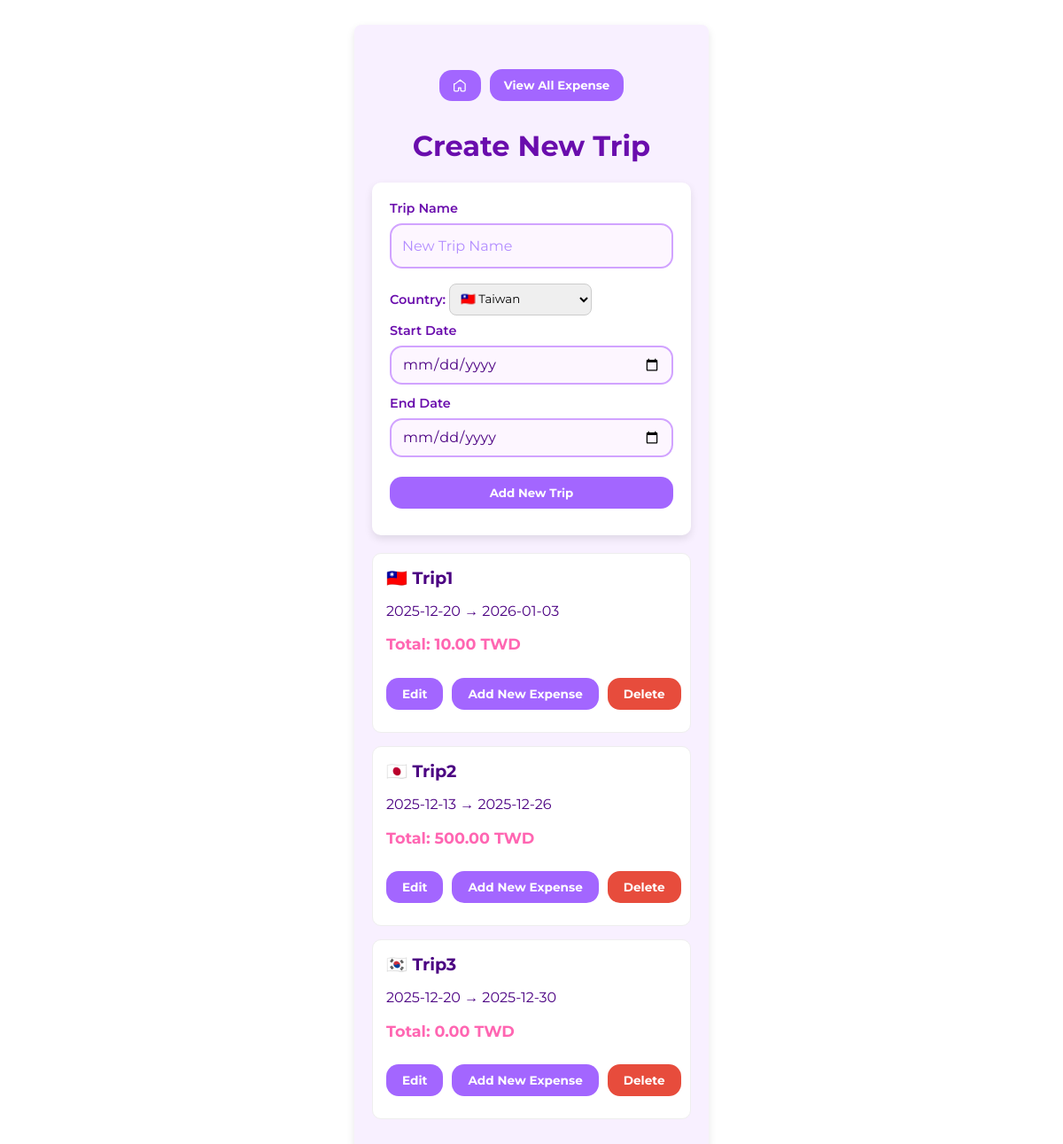
The page /tripSelection on the database its author committed.
### tables this page shows
CREATE TABLE trips (
                id INTEGER PRIMARY KEY,
                trip_name TEXT UNIQUE,
                start_date TEXT,
                end_date TEXT,
                
                country_id INTEGER,
                FOREIGN KEY(country_id) REFERENCES countries(id)
            );

### app.py (the view, shortened to what this page needs)
@app.route('/tripSelection', methods=['GET', 'POST'])
def tripSelection():
    with sqlite3.connect(DB_FILE) as conn:
        c = conn.cursor()
        countries = []
        errors = False
        db_trip_name = ''
        ui_trip_name = ''
        start_date = ''
        end_date = ''
        c.execute('SELECT * FROM countries')
        for r in c.fetchall():
            countries.append({
                'id': r[0],
                'country_name': r[1],
                'country_code': r[2],
                'flag': country_flag(r[2])
            })
        c.execute('''
                SELECT t.id, t.trip_name, t.start_date, t.end_date, c.country_code
                FROM trips t
                JOIN countries c ON t.country_id = c.id

        ''')
        trips_list = c.fetchall()
        trips_with_total = []
        for trip in trips_list:
            trip_id = trip[0]
            c.execute('''
                SELECT SUM(e.amount * r.rate_to_base)
                FROM expenses e
                JOIN exchange_rates r ON e.currency_id = r.currency_id
                WHERE e.trip_id = ?
            ''', (trip_id,))
            row = c.fetchone()
            total_in_base = row[0] if row[0] is not None else 0
            trips_with_total.append({
                'id': trip_id,
                'trip_name': trip[1],
                'start_date': trip[2],
                'end_date': trip[3],
                'flag': country_flag(trip[4]),
                'total_in_base': total_in_base
            })
        return render_template(
            'tripSelection.html',
            countries=countries,
            trips=trips_with_total,
            entered_trip_name=ui_trip_name,
            entered_start_date=start_date,
            entered_end_date=end_date
        )

### app.py (called while the page is built)
def country_flag(code):
    if not code or len(code) != 2:
        return ''
    return chr(0x1F1E6 + ord(code[0].upper()) - 65) + \
           chr(0x1F1E6 + ord(code[1].upper()) - 65)

### templates/tripSelection.html (shortened to what this page needs)
<!DOCTYPE html>
<html lang="en">
<head>
    <link rel="stylesheet" href="{{ url_for('static', filename='style.css') }}">
</head>
<body>
    <div class="container">
        <div class="button-row">
            <a href="{{ url_for('index') }}">
                <button class="btn btn-home">
                    <svg xmlns="http://www.w3.org/2000/svg" class="icon" fill="none" viewBox="0 0 24 24" stroke="currentColor">
                        <path stroke-linecap="round" stroke-linejoin="round" stroke-width="2"
                            d="M3 9l9-7 9 7v11a2 2 0 0 1-2 2h-4a2 2 0 0 1-2-2v-4H9v4a2 2 0 0 1-2 2H3a2 2 0 0 1-2-2V9z"/>
                    </svg>
                </button>
            </a>
            <a href="{{ url_for('viewExpense') }}">
                <button type="button" class="btn btn-equal">View All Expense</button>
            </a>
        </div>
        <h1>Create New Trip</h1>
        <form method="POST" class="form-box" id="trip-form" novalidate>
            <label>Trip Name</label>
            <input type="text" name="trip_name" class="input-field"
                placeholder="New Trip Name"
                value="{{ entered_trip_name|default('') }}">
            <label>
                Country:
                <select name="country_id">
                    {% for country in countries %}
                        <option value="{{ country.id }}" {% if selected_country == country.id %}selected{% endif %}>
                           {{ country.flag }} {{ country.country_name }}
                        </option>
                    {% endfor %}
                </select>
            </label>
            <label>Start Date</label>
            <input type="date" name="start_date" class="input-field"
                value="{{ entered_start_date|default('') }}">
            <label>End Date</label>
            <input type="date" name="end_date" class="input-field"
                value="{{ entered_start_date|default('') }}">
            <button type="submit" class="btn btn-submit">Add New Trip</button>
        </form>
        <ul class="trip-list">
            {% for trip in trips %}
            <li class="trip-card">
                <div class="trip-info">
                    <h3 class="trip-name">
                        <span class="trip-flag">{{ trip.flag }}</span>
                        <span class="trip-title">{{ trip.trip_name|title }}</span>
                    </h3>
                    <p class="trip-date">
                        {{ trip.start_date }} → {{ trip.end_date }}
                    </p>
                    <p class="trip-total">
                        Total: {{ "%.2f"|format(trip.total_in_base) }} TWD
                    </p>
                </div>
                <div class="trip-buttons">
                    <a href="{{ url_for('editTrip', trip_id=trip.id) }}" class="btn btn-submit">
                        Edit
                    </a>
                    <a href="{{ url_for('newExpense', trip_id=trip.id) }}" class="btn btn-submit">
                        Add New Expense
                    </a>
                    <button
                        type="button"
                        class="btn btn-delete"
                        data-id="{{ trip.id }}"
                        data-name="{{ trip.trip_name }}"
                    >
                        Delete
                    </button>
                </div>
            </li>
            {% endfor %}
        </ul>
    </div>
</body>
</html>

### static/style.css (style rules this page uses)
* { box-sizing: border-box; }
body { background-color: #fff; font-family: 'Montserrat', sans-serif; color: #4B0082; display: flex; justify-content: center; padding: 20px; }
button, input, select, textarea { font-family: inherit; }
.container { width: 100%; max-width: 400px; background-color: #f8f0ff; padding: 20px; border-radius: 8px; box-shadow: 0 4px 10px rgba(0, 0, 0, 0.1); box-sizing: border-box; }
h1 { text-align: center; color: #6a0dad; }
.form-box { display: flex; flex-direction: column; margin-bottom: 20px; }
label { margin-bottom: 10px; display: block; width: 100%; }
input, select { border-radius: 8px; border: 1px solid #ccc; }
select { padding: 8px; margin-top: 5px; }
.input-field, select.input-field { width: 100%; padding: 14px 12px; font-size: 1em; border-radius: 14px; border: 2px solid #d1a3ff; background-color: #fdf6ff; color: #4B0082; box-sizing: border-box; }
.input-field::placeholder { color: #b28cff; }
.form-box label { font-size: 0.9em; font-weight: 600; color: #6a0dad; margin-bottom: 8px; }
.form-box label + select, .form-box label + input { margin-bottom: 12px; }
.form-box { background-color: #fff; padding: 20px; border-radius: 10px; box-shadow: 0 4px 10px rgba(0,0,0,0.1); max-width: 500px; margin: 20px auto; }
input[type="date"] { width: 100%; max-width: 100%; min-width: 0; box-sizing: border-box; appearance: none; -webkit-appearance: none; -moz-appearance: none; display: block; }
input[type="date"].input-field { height: 44px; line-height: 1.2; }
.btn { background-color: #a366ff; color: white; border: none; padding: 10px 18px; margin: 10px 0; border-radius: 14px; cursor: pointer; font-weight: bold; text-decoration: none; white-space: nowrap; text-align: center; display: inline-block; }
.btn-delete { background-color: #e74c3c; color: white; border: none; cursor: pointer; }
.btn-submit { width: 100%; }
.button-row { display: flex; gap: 10px; justify-content: center; align-items: center; margin-top: 20px; }
.btn-home { padding: 10px 16px; display: flex; align-items: center; justify-content: center; }
.btn-home .icon { width: 15px; height: 15px; }
.btn-equal { flex: 1; padding: 10px 16px; }
.trip-list { list-style: none; padding: 0; margin: 0; }
.trip-card { background: white; border-radius: 10px; padding: 15px; margin-bottom: 15px; border: 1px solid #eee; transition: transform 0.2s, box-shadow 0.2s; }
.trip-date { display: flex; }
.trip-name { font-size: 1.2em; font-weight: bold; margin: 0; }
.trip-total { font-size: 1.1rem; font-weight: bold; color: #ff66b2; }
.trip-buttons { display: flex; gap: 10px; margin-top: 15px; width: 100%; align-items: center; }
.trip-buttons > .btn { font-size: 0.85rem; }
.trip-buttons a:nth-child(2) { flex-grow: 1; text-align: center; }

### rows shown on the page
trips: flag "🇹🇼", trip_name "Trip1", start_date "2025-12-20", end_date "2026-01-03", total_in_base "10.00"
trips: flag "🇯🇵", trip_name "Trip2", start_date "2025-12-13", end_date "2025-12-26", total_in_base "500.00"
trips: flag "🇰🇷", trip_name "Trip3", start_date "2025-12-20", end_date "2025-12-30", total_in_base "0.00"

### other values the page prints
form field country_id "🇹🇼 Taiwan"
